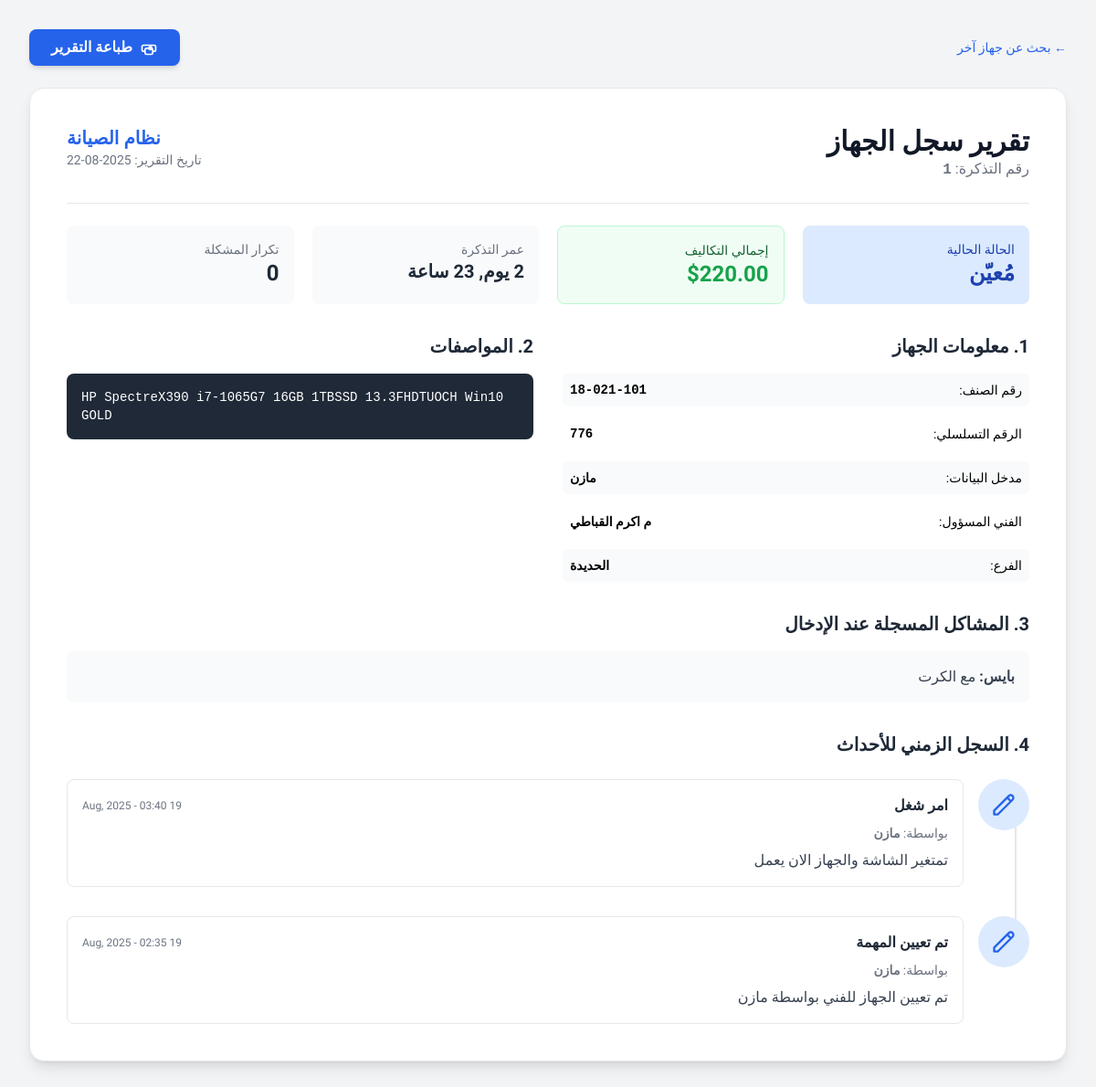
The app's page /device_report.php?laptop_id=1 (signed in) with its own data.
### tables this page shows
CREATE TABLE `broken_laptops` (
  `laptop_id` int(250) NOT NULL,
  `employee_name` varchar(150) DEFAULT NULL,
  `item_number` varchar(100) DEFAULT NULL,
  `category_id` int(11) NOT NULL,
  `device_category_number` varchar(100) DEFAULT NULL,
  `serial_number` varchar(100) DEFAULT NULL,
  `specs` text DEFAULT NULL,
  `specs_difference` text DEFAULT NULL,
  `with_charger` tinyint(1) DEFAULT 0,
  `problems_count` int(11) DEFAULT 0,
  `branch_name` varchar(100) DEFAULT NULL,
  `problem_details` text DEFAULT NULL,
  `entered_by_user_id` int(11) DEFAULT NULL,
  `assigned_user_id` int(11) DEFAULT NULL,
  `problem_type` varchar(100) DEFAULT NULL,
  `transfer_ref` varchar(100) DEFAULT NULL,
  `status` varchar(50) DEFAULT NULL,
  `repeat_problem_count` int(11) DEFAULT 0,
  `ticket_number` varchar(32) DEFAULT NULL
);

CREATE TABLE `repair_costs` (
  `cost_id` int(11) NOT NULL,
  `laptop_id` varchar(50) NOT NULL,
  `operation_id` int(11) NOT NULL,
  `work_order_ref` varchar(100) DEFAULT NULL,
  `user_id` int(11) NOT NULL,
  `cost_items` longtext NOT NULL CHECK (json_valid(`cost_items`)),
  `total_cost` decimal(10,2) NOT NULL,
  `entry_date` timestamp NOT NULL DEFAULT current_timestamp()
);

CREATE TABLE `users` (
  `user_id` int(11) NOT NULL,
  `username` varchar(100) NOT NULL,
  `password` varchar(100) NOT NULL,
  `permissions` varchar(100) NOT NULL,
  `branch_name` varchar(100) DEFAULT NULL
);

### device_report.php (the view, shortened to what this page needs)
<?php
require 'db.php';
$laptop_id = $_GET['laptop_id'] ?? 0;
$stmt = $pdo->prepare("
    SELECT
        b.*,
        u_assigned.username as assigned_to,
        u_entered.username as entered_by
    FROM broken_laptops b
    LEFT JOIN users u_assigned ON b.assigned_user_id = u_assigned.user_id
    LEFT JOIN users u_entered ON b.entered_by_user_id = u_entered.user_id
    WHERE b.laptop_id = ?
");
$stmt->execute([$laptop_id]);
$laptop = $stmt->fetch(PDO::FETCH_ASSOC);
$timeline_query = $pdo->prepare("
    (SELECT 'operation' as type, o.operation_date as date, u.username, o.repair_result as title, o.details, o.image_path, o.operation_id FROM operations o JOIN users u ON o.user_id = u.user_id WHERE o.laptop_id = ?)
    UNION ALL
    (SELECT 'complaint' as type, c.complaint_date as date, u.username, c.problem_title as title, c.problem_details as details, c.image_path, NULL as operation_id FROM complaints c JOIN users u ON c.user_id = u.user_id WHERE c.laptop_id = ?)
    UNION ALL
    (SELECT 'lock' as type, l.lock_date as date, u.username, CONCAT('إغلاق تذكرة: ', l.lock_type) as title, l.more_description as details, NULL as image_path, NULL as operation_id FROM locks l JOIN users u ON l.user_id = u.user_id WHERE l.laptop_id = ?)
    UNION ALL
    (SELECT 'discussion' as type, d.created_at as date, u.username, 'رسالة في الدردشة' as title, d.message as details, d.image_path, NULL as operation_id FROM laptop_discussions d JOIN users u ON d.user_id = u.user_id WHERE d.laptop_id = ?)
    ORDER BY date ASC
");
$timeline_query->execute([$laptop_id, $laptop_id, $laptop_id, $laptop_id]);
$timeline_events = $timeline_query->fetchAll(PDO::FETCH_ASSOC);
$first_event_date = !empty($timeline_events) ? new DateTime($timeline_events[0]['date']) : new DateTime($laptop['creation_date']);
$last_event_date = new DateTime();
$duration_interval = $first_event_date->diff($last_event_date);
$duration_string = $duration_interval->format('%a يوم, %h ساعة');
$costs_query = $pdo->prepare("SELECT operation_id, work_order_ref, total_cost, cost_items FROM repair_costs WHERE laptop_id = ?");
$costs_query->execute([$laptop_id]);
$costs_data = $costs_query->fetchAll(PDO::FETCH_GROUP | PDO::FETCH_ASSOC);
$total_repair_cost = array_sum(array_map(fn($cost) => $cost[0]['total_cost'], $costs_data));
$initial_problems = [];
if (!empty($laptop['problem_details'])) {
    $decoded = json_decode($laptop['problem_details'], true);
    if (json_last_error() === JSON_ERROR_NONE) $initial_problems = $decoded;
}
function getStatusDetails($status) {
    $status_map = [
        'entered' => ['name' => 'تم الإدخال', 'color' => 'gray', 'bg' => 'bg-gray-100', 'text' => 'text-gray-800'],
        'assigned' => ['name' => 'مُعيّن', 'color' => 'blue', 'bg' => 'bg-blue-100', 'text' => 'text-blue-800'],
        'في انتظار قطع' => ['name' => 'في انتظار قطع', 'color' => 'yellow', 'bg' => 'bg-yellow-100', 'text' => 'text-yellow-800'],
        'جاهز للبيع' => ['name' => 'جاهز للبيع', 'color' => 'green', 'bg' => 'bg-green-100', 'text' => 'text-green-800'],
        'لم يتم الإصلاح' => ['name' => 'لم يتم الإصلاح', 'color' => 'red', 'bg' => 'bg-red-100', 'text' => 'text-red-800'],
    ];
    return $status_map[$status] ?? ['name' => ucfirst($status), 'color' => 'gray', 'bg' => 'bg-gray-100', 'text' => 'text-gray-800'];
}
$status_details = getStatusDetails($laptop['status']);
?>
<!DOCTYPE html>
<html lang="ar" dir="rtl">
<head>
    <script src="https://cdn.tailwindcss.com"></script>
</head>
<body class="p-4 sm:p-6 lg:p-8">
<div class="report-container" x-data="{ isImageViewerOpen: false, imageViewerSrc: '' }">
    <div class="no-print mb-6 flex justify-between items-center">
        <a href="device_lookup.php" class="text-sm text-blue-600 hover:underline">&larr; بحث عن جهاز آخر</a>
        <button @click="window.print()" class="px-6 py-2 bg-blue-600 text-white font-semibold rounded-lg shadow-md hover:bg-blue-700 flex items-center gap-2">
            <span>طباعة التقرير</span>
        </button>
    </div>
    <div class="bg-white p-8 sm:p-10 rounded-2xl shadow-lg border border-gray-200">
        <header class="flex justify-between items-start pb-6 border-b mb-6">
            <div>
                <h1 class="text-3xl font-bold text-gray-900">تقرير سجل الجهاز</h1>
                <p class="text-gray-500">رقم التذكرة: <span class="font-mono font-semibold"><?= htmlspecialchars($laptop['laptop_id']) ?></span></p>
            </div>
            <div class="text-left">
                <h2 class="text-xl font-bold text-blue-600">نظام الصيانة</h2>
                <p class="text-sm text-gray-500">تاريخ التقرير: <?= date('Y-m-d') ?></p>
            </div>
        </header>
        <section class="mb-8">
            <div class="grid grid-cols-1 md:grid-cols-2 lg:grid-cols-4 gap-5">
                <div class="p-4 rounded-lg print-bg-color <?= $status_details['bg'] ?>">
                    <p class="text-sm <?= $status_details['text'] ?>">الحالة الحالية</p>
                    <p class="font-bold text-2xl <?= $status_details['text'] ?>"><?= htmlspecialchars($status_details['name']) ?></p>
                </div>
                <div class="bg-green-50 p-4 rounded-lg border border-green-200 print-bg-color" style="--print-bg-color: #F0FDF4;">
                    <p class="text-sm text-green-800">إجمالي التكاليف</p>
                    <p class="font-bold text-2xl text-green-600">$<?= number_format($total_repair_cost, 2) ?></p>
                </div>
                <div class="bg-gray-50 p-4 rounded-lg print-bg-color" style="--print-bg-color: #F9FAFB;">
                    <p class="text-sm text-gray-500">عمر التذكرة</p>
                    <p class="font-bold text-xl text-gray-800"><?= $duration_string ?></p>
                </div>
                <div class="bg-gray-50 p-4 rounded-lg print-bg-color" style="--print-bg-color: #F9FAFB;">
                    <p class="text-sm text-gray-500">تكرار المشكلة</p>
                    <p class="font-bold text-2xl text-gray-800"><?= htmlspecialchars($laptop['repeat_problem_count'] ?? 0) ?></p>
                </div>
            </div>
        </section>
        <section class="mb-8 grid grid-cols-1 lg:grid-cols-2 gap-8">
            <div>
                <h3 class="text-xl font-bold mb-4 text-gray-800">1. معلومات الجهاز</h3>
                <div class="space-y-3 text-sm">
                    <div class="flex justify-between p-2 bg-gray-50 rounded-md"><span>رقم الصنف:</span><strong class="font-mono"><?= htmlspecialchars($laptop['item_number']) ?></strong></div>
                    <div class="flex justify-between p-2"><span>الرقم التسلسلي:</span><strong class="font-mono"><?= htmlspecialchars($laptop['serial_number'] ?: 'N/A') ?></strong></div>
                    <div class="flex justify-between p-2 bg-gray-50 rounded-md"><span>مدخل البيانات:</span><strong><?= htmlspecialchars($laptop['entered_by']) ?></strong></div>
                    <div class="flex justify-between p-2"><span>الفني المسؤول:</span><strong><?= htmlspecialchars($laptop['assigned_to'] ?: 'لم يعين') ?></strong></div>
                    <div class="flex justify-between p-2 bg-gray-50 rounded-md"><span>الفرع:</span><strong><?= htmlspecialchars($laptop['branch_name'] ?: 'غير محدد') ?></strong></div>
                </div>
            </div>
            <div>
                <h3 class="text-xl font-bold mb-4 text-gray-800">2. المواصفات</h3>
                <div class="space-y-3 text-sm bg-gray-800 text-white p-4 rounded-lg font-mono" dir="ltr">
                    <p><?= nl2br(htmlspecialchars($laptop['specs'] ?: 'غير محدد')) ?></p>
                </div>
            </div>
        </section>
        <section class="mb-8">
            <h3 class="text-xl font-bold mb-4 text-gray-800">3. المشاكل المسجلة عند الإدخال</h3>
            <div class="prose prose-sm max-w-none text-gray-700 bg-gray-50 p-4 rounded-md">
                <ul>
                    <?php if (empty($initial_problems)): ?>
                        <li>لا توجد مشاكل مفصلة.</li>
                    <?php else: ?>
                        <?php foreach ($initial_problems as $problem): ?>
                            <li><strong><?= htmlspecialchars($problem['title']) ?>:</strong> <?= htmlspecialchars($problem['details'] ?: 'لا توجد تفاصيل') ?></li>
                        <?php endforeach; ?>
                    <?php endif; ?>
                </ul>
            </div>
        </section>
        <section>
            <h3 class="text-xl font-bold mb-6 text-gray-800">4. السجل الزمني للأحداث</h3>
            <div class="space-y-8">
                <?php foreach(array_reverse($timeline_events) as $event):
                    $event_styles = [
                        'operation'  => ['icon' => '<path stroke-linecap="round" stroke-linejoin="round" stroke-width="2" d="M15.232 5.232l3.536 3.536m-2.036-5.036a2.5 2.5 0 113.536 3.536L6.5 21.036H3v-3.572L16.732 3.732z" />', 'bg' => 'bg-blue-100', 'iconColor' => 'text-blue-600'],
                        'complaint'  => ['icon' => '<path stroke-linecap="round" stroke-linejoin="round" stroke-width="2" d="M12 9v2m0 4h.01m-6.938 4h13.856c1.54 0 2.502-1.667 1.732-3L13.732 4c-.77-1.333-2.694-1.333-3.464 0L3.34 16c-.77 1.333.192 3 1.732 3z" />', 'bg' => 'bg-red-100', 'iconColor' => 'text-red-600'],
                        'lock'       => ['icon' => '<path stroke-linecap="round" stroke-linejoin="round" stroke-width="2" d="M12 15v2m-6 4h12a2 2 0 002-2v-6a2 2 0 00-2-2H6a2 2 0 00-2 2v6a2 2 0 002 2zm10-10V7a4 4 0 00-8 0v4h8z" />', 'bg' => 'bg-green-100', 'iconColor' => 'text-green-600'],
                        'discussion' => ['icon' => '<path stroke-linecap="round" stroke-linejoin="round" stroke-width="2" d="M8 12h.01M12 12h.01M16 12h.01M21 12c0 4.418-4.03 8-9 8a9.863 9.863 0 01-4.255-.949L3 20l1.395-3.72C3.512 15.042 3 13.574 3 12c0-4.418 4.03-8 9-8s9 3.582 9 8z" />', 'bg' => 'bg-gray-100', 'iconColor' => 'text-gray-600']
                    ];
                    $style = $event_styles[$event['type']] ?? $event_styles['discussion'];
                ?>
                <div class="flex gap-4 relative timeline-item">
                    <div class="flex-shrink-0 w-14 h-14 rounded-full flex items-center justify-center z-10 <?= $style['bg'] ?> print-bg-color" style="--print-bg-color: <?= str_replace(['bg-', '-100'], ['#', ''], $style['bg']) ?>;">
                        <svg class="w-7 h-7 <?= $style['iconColor'] ?>" fill="none" stroke="currentColor" viewBox="0 0 24 24"><?= $style['icon'] ?></svg>
                    </div>
                    <div class="flex-1">
                        <div class="bg-white p-4 rounded-lg border">
                            <div class="flex justify-between items-center mb-2">
                                <p class="font-bold text-gray-800"><?= htmlspecialchars($event['title']) ?></p>
                                <span class="text-xs text-gray-500"><?= date("d M, Y - H:i", strtotime($event['date'])) ?></span>
                            </div>
                            <p class="text-sm text-gray-500 mb-2">بواسطة: <span class="font-semibold"><?= htmlspecialchars($event['username']) ?></span></p>
                            <div class="prose prose-sm max-w-none text-gray-700"><?= $event['details'] ?></div>
                        </div>
                    </div>
                </div>
                <?php endforeach; ?>
            </div>
        </section>
    </div>
</div>
</body>
</html>

### device_report.php (style rules this page uses)
body { font-family: 'Cairo', sans-serif; background-color: #F3F4F6; }
.report-container { max-width: 1200px; margin: auto; }
.timeline-item:not(:last-child)::before { content: ''; position: absolute; top: 1.5rem; right: 0.875rem; width: 2px; height: calc(100% + 2rem); background-color: #E5E7EB; }
.prose ul > li::before { background-color: #6B7280; }

### records on screen
broken_laptops: laptop_id "1", status "مُعيّن", repeat_problem_count "0", item_number "18-021-101", serial_number "776", entered_by_user.username "مازن", assigned_user.username "م اكرم القباطي", branch_name "الحديدة", specs "HP SpectreX390 i7-1065G7 16GB 1TBSSD 13.3FHDTUOCH Win10 GOLD"
repair_costs: total_cost "220.00"

### other values on screen
$duration_string "2 يوم, 23 ساعة"
$problem['title'] "بايس"
$problem['details'] ?: 'لا توجد تفاصيل' "مع الكرت"
$event['title'] "امر شغل"
date("d M, Y - H:i", strtotime($event['date'])) "19 Aug, 2025 - 03:40"
$event['username'] "مازن"
$event['details'] "تمتغير الشاشة والجهاز الان يعمل"
$event['title'] "تم تعيين المهمة"
date("d M, Y - H:i", strtotime($event['date'])) "19 Aug, 2025 - 02:35"
$event['details'] "تم تعيين الجهاز للفني بواسطة مازن"
